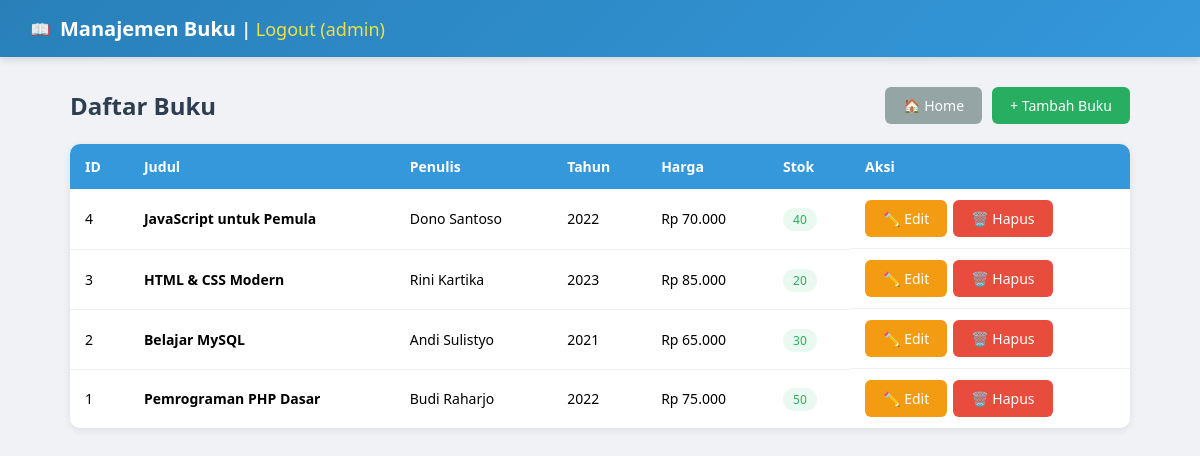
The page /buku/index.php (signed in) on the database its author committed.
### tables this page shows
CREATE TABLE IF NOT EXISTS buku (
    ID INT AUTO_INCREMENT PRIMARY KEY,
    Judul VARCHAR(255) NOT NULL,
    Penulis VARCHAR(255) NOT NULL,
    Tahun_Terbit INT,
    Harga DECIMAL(10,2),
    Stok INT
);

### buku/index.php (the view, shortened to what this page needs)
<?php
require_once '../koneksi.php';
$result = $conn->query("SELECT * FROM buku ORDER BY ID DESC");
?>
<!DOCTYPE html>
<html lang="id">
<head>
</head>
<body>
<div class="navbar"><span>📖</span><h1>Manajemen Buku <span style="font-size:0.9em;opacity:0.9;">| <a href="../logout.php" style="color:#ffeb3b;text-decoration:none;font-weight:500;">Logout (<?php echo $_SESSION['username']; ?>)</a></span></h1></div>
<div class="container">
    <div class="top">
        <h2>Daftar Buku</h2>
        <div style="display:flex;gap:10px;">
            <a href="../index.php" class="btn btn-secondary">🏠 Home</a>
            <a href="tambah.php" class="btn btn-success">+ Tambah Buku</a>
        </div>
    </div>
    <table>
        <thead>
            <tr><th>ID</th><th>Judul</th><th>Penulis</th><th>Tahun</th><th>Harga</th><th>Stok</th><th>Aksi</th></tr>
        </thead>
        <tbody>
        <?php if ($result->num_rows === 0): ?>
            <tr><td colspan="7" class="empty">Belum ada data buku. <a href="tambah.php">Tambah sekarang</a></td></tr>
        <?php else: ?>
        <?php while ($row = $result->fetch_assoc()): ?>
            <tr>
                <td><?= $row['ID'] ?></td>
                <td><strong><?= htmlspecialchars($row['Judul']) ?></strong></td>
                <td><?= htmlspecialchars($row['Penulis']) ?></td>
                <td><?= $row['Tahun_Terbit'] ?></td>
                <td>Rp <?= number_format($row['Harga'], 0, ',', '.') ?></td>
                <td>
                    <span class="badge <?= $row['Stok'] <= 5 ? 'badge-low' : 'badge-ok' ?>">
                        <?= $row['Stok'] ?>
                    </span>
                </td>
                <td style="display:flex;gap:6px;">
                    <a href="edit.php?id=<?= $row['ID'] ?>" class="btn btn-warning">✏️ Edit</a>
                    <a href="hapus.php?id=<?= $row['ID'] ?>" class="btn btn-danger"
                       onclick="return confirm('Yakin ingin menghapus buku ini?')">🗑️ Hapus</a>
                </td>
            </tr>
        <?php endwhile; ?>
        <?php endif; ?>
        </tbody>
    </table>
</div>
</body>
</html>

### buku/index.php (style rules this page uses)
* { margin: 0; padding: 0; box-sizing: border-box; }
body { font-family: 'Segoe UI', Arial, sans-serif; background: #f0f2f5; }
.navbar { background: linear-gradient(135deg, #2980b9, #3498db); color: white; padding: 15px 30px; display: flex; align-items: center; gap: 10px; box-shadow: 0 2px 8px rgba(0,0,0,0.15); }
.navbar h1 { font-size: 20px; }
.container { max-width: 1100px; margin: 30px auto; padding: 0 20px; }
.top { display: flex; justify-content: space-between; align-items: center; margin-bottom: 20px; }
.top h2 { color: #2c3e50; }
.btn { padding: 9px 18px; border-radius: 6px; text-decoration: none; font-size: 14px; border: none; cursor: pointer; display: inline-block; }
.btn-success { background: #27ae60; color: white; }
.btn-warning { background: #f39c12; color: white; }
.btn-danger { background: #e74c3c; color: white; }
.btn-secondary { background: #95a5a6; color: white; }
table { width: 100%; border-collapse: collapse; background: white; border-radius: 10px; overflow: hidden; box-shadow: 0 2px 8px rgba(0,0,0,0.08); }
th { background: #3498db; color: white; padding: 13px 15px; text-align: left; font-size: 14px; }
td { padding: 11px 15px; border-bottom: 1px solid #eef0f3; font-size: 14px; }
tr:last-child td { border-bottom: none; }
.badge { padding: 3px 10px; border-radius: 20px; font-size: 12px; }
.badge-ok { background: #eafaf1; color: #27ae60; }

### rows shown on the page
buku: ID "4", Judul "JavaScript untuk Pemula", Penulis "Dono Santoso", Tahun_Terbit "2022", Harga "70.000", Stok "40"
buku: ID "3", Judul "HTML & CSS Modern", Penulis "Rini Kartika", Tahun_Terbit "2023", Harga "85.000", Stok "20"
buku: ID "2", Judul "Belajar MySQL", Penulis "Andi Sulistyo", Tahun_Terbit "2021", Harga "65.000", Stok "30"
buku: ID "1", Judul "Pemrograman PHP Dasar", Penulis "Budi Raharjo", Tahun_Terbit "2022", Harga "75.000", Stok "50"

### other values the page prints
$_SESSION['username'] "admin"
